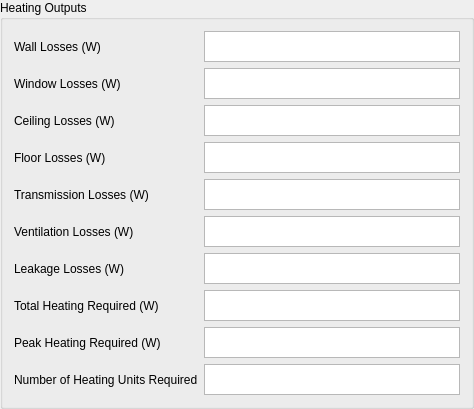
         <widget class="QGroupBox" name="groupBox_7">
          <property name="title">
           <string>Heating Outputs</string>
          </property>
          <layout class="QGridLayout" name="gridLayout_7">
           <item row="6" column="0">
            <widget class="QLabel" name="label_37">
             <property name="text">
              <string>Leakage Losses (W)</string>
             </property>
             <property name="buddy">
              <cstring>OutLeakageLossHC</cstring>
             </property>
            </widget>
           </item>
           <item row="8" column="0">
            <widget class="QLabel" name="label_39">
             <property name="text">
              <string>Peak Heating Required (W)</string>
             </property>
             <property name="buddy">
              <cstring>OutPeakHeatHC</cstring>
             </property>
            </widget>
           </item>
           <item row="0" column="1">
            <widget class="QTextBrowser" name="OutWallLossHC">
             <property name="enabled">
              <bool>true</bool>
             </property>
             <property name="sizePolicy">
              <sizepolicy hsizetype="Expanding" vsizetype="Fixed">
               <horstretch>0</horstretch>
               <verstretch>0</verstretch>
              </sizepolicy>
             </property>
             <property name="maximumSize">
              <size>
               <width>16777215</width>
               <height>31</height>
              </size>
             </property>
             <property name="verticalScrollBarPolicy">
              <enum>Qt::ScrollBarPolicy::ScrollBarAlwaysOff</enum>
             </property>
             <property name="lineWrapMode">
              <enum>QTextEdit::LineWrapMode::WidgetWidth</enum>
             </property>
            </widget>
           </item>
           <item row="7" column="0">
            <widget class="QLabel" name="label_38">
             <property name="text">
              <string>Total Heating Required (W)</string>
             </property>
             <property name="buddy">
              <cstring>OutTotalHeatHC</cstring>
             </property>
            </widget>
           </item>
           <item row="8" column="1">
            <widget class="QTextBrowser" name="OutPeakHeatHC">
             <property name="enabled">
              <bool>true</bool>
             </property>
             <property name="sizePolicy">
              <sizepolicy hsizetype="Expanding" vsizetype="Fixed">
               <horstretch>0</horstretch>
               <verstretch>0</verstretch>
              </sizepolicy>
             </property>
             <property name="maximumSize">
              <size>
               <width>16777215</width>
               <height>31</height>
              </size>
             </property>
             <property name="verticalScrollBarPolicy">
              <enum>Qt::ScrollBarPolicy::ScrollBarAlwaysOff</enum>
             </property>
             <property name="lineWrapMode">
              <enum>QTextEdit::LineWrapMode::WidgetWidth</enum>
             </property>
            </widget>
           </item>
           <item row="5" column="0">
            <widget class="QLabel" name="label_36">
             <property name="text">
              <string>Ventilation Losses (W)</string>
             </property>
             <property name="buddy">
              <cstring>OutVentilationLossHC</cstring>
             </property>
            </widget>
           </item>
           <item row="5" column="1">
            <widget class="QTextBrowser" name="OutVentilationLossHC">
             <property name="enabled">
              <bool>true</bool>
             </property>
             <property name="sizePolicy">
              <sizepolicy hsizetype="Expanding" vsizetype="Fixed">
               <horstretch>0</horstretch>
               <verstretch>0</verstretch>
              </sizepolicy>
             </property>
             <property name="maximumSize">
              <size>
               <width>16777215</width>
               <height>31</height>
              </size>
             </property>
             <property name="verticalScrollBarPolicy">
              <enum>Qt::ScrollBarPolicy::ScrollBarAlwaysOff</enum>
             </property>
             <property name="lineWrapMode">
              <enum>QTextEdit::LineWrapMode::WidgetWidth</enum>
             </property>
            </widget>
           </item>
           <item row="6" column="1">
            <widget class="QTextBrowser" name="OutLeakageLossHC">
             <property name="enabled">
              <bool>true</bool>
             </property>
             <property name="sizePolicy">
              <sizepolicy hsizetype="Expanding" vsizetype="Fixed">
               <horstretch>0</horstretch>
               <verstretch>0</verstretch>
              </sizepolicy>
             </property>
             <property name="maximumSize">
              <size>
               <width>16777215</width>
               <height>31</height>
              </size>
             </property>
             <property name="verticalScrollBarPolicy">
              <enum>Qt::ScrollBarPolicy::ScrollBarAlwaysOff</enum>
             </property>
             <property name="lineWrapMode">
              <enum>QTextEdit::LineWrapMode::WidgetWidth</enum>
             </property>
            </widget>
           </item>
           <item row="3" column="0">
            <widget class="QLabel" name="label_34">
             <property name="text">
              <string>Floor Losses (W)</string>
             </property>
             <property name="buddy">
              <cstring>OutFloorLossHC</cstring>
             </property>
            </widget>
           </item>
           <item row="9" column="1">
            <widget class="QTextBrowser" name="OutHeatUnitsHC">
             <property name="enabled">
              <bool>true</bool>
             </property>
             <property name="sizePolicy">
              <sizepolicy hsizetype="Expanding" vsizetype="Fixed">
               <horstretch>0</horstretch>
               <verstretch>0</verstretch>
              </sizepolicy>
             </property>
             <property name="maximumSize">
              <size>
               <width>16777215</width>
               <height>31</height>
              </size>
             </property>
             <property name="verticalScrollBarPolicy">
              <enum>Qt::ScrollBarPolicy::ScrollBarAlwaysOff</enum>
             </property>
             <property name="lineWrapMode">
              <enum>QTextEdit::LineWrapMode::WidgetWidth</enum>
             </property>
            </widget>
           </item>
           <item row="4" column="0">
            <widget class="QLabel" name="label_35">
             <property name="text">
              <string>Transmission Losses (W)</string>
             </property>
             <property name="buddy">
              <cstring>OutTransmissionLossHC</cstring>
             </property>
            </widget>
           </item>
           <item row="2" column="1">
            <widget class="QTextBrowser" name="OutCeilingLossHC">
             <property name="enabled">
              <bool>true</bool>
             </property>
             <property name="sizePolicy">
              <sizepolicy hsizetype="Expanding" vsizetype="Fixed">
               <horstretch>0</horstretch>
               <verstretch>0</verstretch>
              </sizepolicy>
             </property>
             <property name="maximumSize">
              <size>
               <width>16777215</width>
               <height>31</height>
              </size>
             </property>
             <property name="verticalScrollBarPolicy">
              <enum>Qt::ScrollBarPolicy::ScrollBarAlwaysOff</enum>
             </property>
             <property name="lineWrapMode">
              <enum>QTextEdit::LineWrapMode::WidgetWidth</enum>
             </property>
            </widget>
           </item>
           <item row="7" column="1">
            <widget class="QTextBrowser" name="OutTotalHeatHC">
             <property name="enabled">
              <bool>true</bool>
             </property>
             <property name="sizePolicy">
              <sizepolicy hsizetype="Expanding" vsizetype="Fixed">
               <horstretch>0</horstretch>
               <verstretch>0</verstretch>
              </sizepolicy>
             </property>
             <property name="maximumSize">
              <size>
               <width>16777215</width>
               <height>31</height>
              </size>
             </property>
             <property name="verticalScrollBarPolicy">
              <enum>Qt::ScrollBarPolicy::ScrollBarAlwaysOff</enum>
             </property>
             <property name="lineWrapMode">
              <enum>QTextEdit::LineWrapMode::WidgetWidth</enum>
             </property>
            </widget>
           </item>
           <item row="1" column="0">
            <widget class="QLabel" name="label_32">
             <property name="text">
              <string>Window Losses (W)</string>
             </property>
             <property name="buddy">
              <cstring>OutWindowLossHC</cstring>
             </property>
            </widget>
           </item>
           <item row="3" column="1">
            <widget class="QTextBrowser" name="OutFloorLossHC">
             <property name="enabled">
              <bool>true</bool>
             </property>
             <property name="sizePolicy">
              <sizepolicy hsizetype="Expanding" vsizetype="Fixed">
               <horstretch>0</horstretch>
               <verstretch>0</verstretch>
              </sizepolicy>
             </property>
             <property name="maximumSize">
              <size>
               <width>16777215</width>
               <height>31</height>
              </size>
             </property>
             <property name="verticalScrollBarPolicy">
              <enum>Qt::ScrollBarPolicy::ScrollBarAlwaysOff</enum>
             </property>
             <property name="lineWrapMode">
              <enum>QTextEdit::LineWrapMode::WidgetWidth</enum>
             </property>
            </widget>
           </item>
           <item row="1" column="1">
            <widget class="QTextBrowser" name="OutWindowLossHC">
             <property name="enabled">
              <bool>true</bool>
             </property>
             <property name="sizePolicy">
              <sizepolicy hsizetype="Expanding" vsizetype="Fixed">
               <horstretch>0</horstretch>
               <verstretch>0</verstretch>
              </sizepolicy>
             </property>
             <property name="maximumSize">
              <size>
               <width>16777215</width>
               <height>31</height>
              </size>
             </property>
             <property name="verticalScrollBarPolicy">
              <enum>Qt::ScrollBarPolicy::ScrollBarAlwaysOff</enum>
             </property>
             <property name="lineWrapMode">
              <enum>QTextEdit::LineWrapMode::WidgetWidth</enum>
             </property>
            </widget>
           </item>
           <item row="0" column="0">
            <widget class="QLabel" name="label_31">
             <property name="text">
              <string>Wall Losses (W)</string>
             </property>
             <property name="buddy">
              <cstring>OutWallLossHC</cstring>
             </property>
            </widget>
           </item>
           <item row="4" column="1">
            <widget class="QTextBrowser" name="OutTransmissionLossHC">
             <property name="enabled">
              <bool>true</bool>
             </property>
             <property name="sizePolicy">
              <sizepolicy hsizetype="Expanding" vsizetype="Fixed">
               <horstretch>0</horstretch>
               <verstretch>0</verstretch>
              </sizepolicy>
             </property>
             <property name="maximumSize">
              <size>
               <width>16777215</width>
               <height>31</height>
              </size>
             </property>
             <property name="verticalScrollBarPolicy">
              <enum>Qt::ScrollBarPolicy::ScrollBarAlwaysOff</enum>
             </property>
             <property name="lineWrapMode">
              <enum>QTextEdit::LineWrapMode::WidgetWidth</enum>
             </property>
            </widget>
           </item>
           <item row="9" column="0">
            <widget class="QLabel" name="label_40">
             <property name="text">
              <string>Number of Heating Units Required</string>
             </property>
             <property name="buddy">
              <cstring>OutHeatUnitsHC</cstring>
             </property>
            </widget>
           </item>
           <item row="2" column="0">
            <widget class="QLabel" name="label_33">
             <property name="text">
              <string>Ceiling Losses (W)</string>
             </property>
             <property name="buddy">
              <cstring>OutCeilingLossHC</cstring>
             </property>
            </widget>
           </item>
          </layout>
         </widget>
